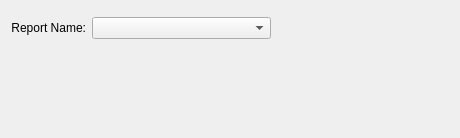
<?xml version="1.0" encoding="UTF-8"?>
<ui version="4.0">
 <comment>This file is part of the xTuple ERP: PostBooks Edition, a free and
open source Enterprise Resource Planning software suite,
Copyright (c) 1999-2019 by OpenMFG LLC, d/b/a xTuple.
It is licensed to you under the Common Public Attribution License
version 1.0, the full text of which (including xTuple-specific Exhibits)
is available at www.xtuple.com/CPAL.  By using this software, you agree
to be bound by its terms.</comment>
 <class>printToForm</class>
 <widget class="QWidget" name="printToForm">
  <property name="geometry">
   <rect>
    <x>0</x>
    <y>0</y>
    <width>460</width>
    <height>138</height>
   </rect>
  </property>
  <property name="windowTitle">
   <string>Print Transfer Order Form</string>
  </property>
  <layout class="QVBoxLayout" name="verticalLayout">
   <item>
    <widget class="OrderCluster" name="_to">
     <property name="allowedTypes">
      <set>OrderLineEdit::Transfer</set>
     </property>
    </widget>
   </item>
   <item>
    <layout class="QHBoxLayout">
     <item>
      <widget class="QLabel" name="_reportLit">
       <property name="text">
        <string>Report Name:</string>
       </property>
       <property name="alignment">
        <set>Qt::AlignRight|Qt::AlignTrailing|Qt::AlignVCenter</set>
       </property>
      </widget>
     </item>
     <item>
      <widget class="XComboBox" name="_report">
       <property name="sizePolicy">
        <sizepolicy hsizetype="Expanding" vsizetype="Fixed">
         <horstretch>0</horstretch>
         <verstretch>0</verstretch>
        </sizepolicy>
       </property>
      </widget>
     </item>
     <item>
      <spacer name="horizontalSpacer">
       <property name="orientation">
        <enum>Qt::Horizontal</enum>
       </property>
       <property name="sizeHint" stdset="0">
        <size>
         <width>0</width>
         <height>20</height>
        </size>
       </property>
      </spacer>
     </item>
    </layout>
   </item>
   <item>
    <spacer name="Spacer4">
     <property name="orientation">
      <enum>Qt::Vertical</enum>
     </property>
     <property name="sizeType">
      <enum>QSizePolicy::Expanding</enum>
     </property>
     <property name="sizeHint" stdset="0">
      <size>
       <width>433</width>
       <height>0</height>
      </size>
     </property>
    </spacer>
   </item>
  </layout>
 </widget>
 <layoutdefault spacing="6" margin="11"/>
 <customwidgets>
  <customwidget>
   <class>OrderCluster</class>
   <extends>QWidget</extends>
   <header>ordercluster.h</header>
  </customwidget>
  <customwidget>
   <class>XComboBox</class>
   <extends>QComboBox</extends>
   <header>xcombobox.h</header>
  </customwidget>
 </customwidgets>
 <tabstops>
  <tabstop>_report</tabstop>
 </tabstops>
 <resources/>
 <connections/>
</ui>
